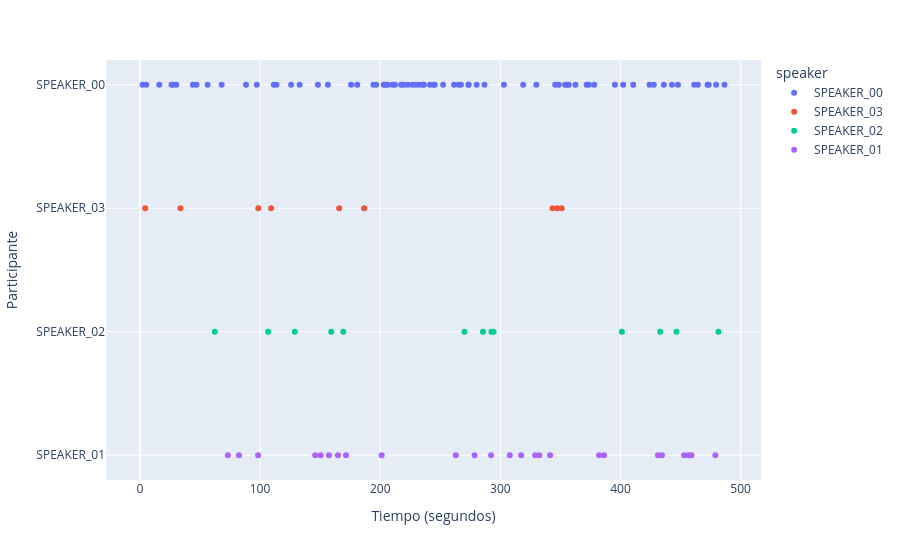

Notebook source saved alongside this figure:
### Markdown cell above
## Gráficos de resultados

### Code cell
import pandas as pd
import plotly.express as px

# Función para convertir "HH:MM:SS.SS" a segundos
def time_to_seconds(time_str):
    h, m, s = map(float, time_str.split(':'))
    return h * 3600 + m * 60 + s

# Extraer las intervenciones y convertir los tiempos
intervenciones = []
for segment in data['segments']:
    intervenciones.append({
        'speaker': segment['speaker'],
        'start_time': time_to_seconds(segment['start_time']),
        'end_time': time_to_seconds(segment['end_time']),
        'text': segment['text']
    })

# Convertir a DataFrame
df = pd.DataFrame(intervenciones)

# Crear un gráfico de dispersión (scatter plot) para las intervenciones
fig = px.scatter(df, x="start_time", y="speaker", color="speaker", hover_data=["text"])
fig.update_layout(xaxis_title="Tiempo (segundos)", yaxis_title="Participante")
fig.show()

### Figure 1 — Plotly figure (JSON) as saved in the notebook; plotly's stock layout.template omitted (floating-point values rounded to 4 significant figures)
{"data": [{"customdata": [[" ¿Quién la lee?"], ["La historia de usuario A. Yo como estudiante necesito ver mi horario semanal para conocer en qué horario y sala o laboratorio se dicta cada asignatura."], ["Entonces lo que tenemos que hacer es especificar cuál es la complejidad de esto y se lo podemos poner en un sprint de dos semanas."], ["Lo voy a leer de nuevo."], ["Yo como estudiante necesito ver mi horario semanal"], [" Para conocer en qué horario y sala o laboratorio se dicta cada asignatura."], ["Yo creo que lo primero que deberíamos hacer es modularizar y asignar tiempo."], ["Porque yo, por ejemplo, yo en Frontend tengo que hacer el calendario, tengo que hacer las vistas del calendario y tengo que hacer también por..."], [" estudiante las vistas de cada uno de sus horarios dependiendo de la información que hay en el paquete."], ["Claro, o sea no solamente tiene que ser funcional sino que además tiene que ser amigable."], ["Claro, primero tenés que definir las tablas para la base de datos, las relaciones, pero eso probablemente ya está hecho en este sistema, ¿no?"], ["No, porque está en desarrollo."], [" Hay que ingresar toda esa información."], ["Pero no pensemos en eso, sino que pensando en que tienen que definir más como todas las tablas, tienen que hacer las consultas de la base de datos para que yo las pueda acceder con el Max y poder tirarla a un front."], ["¿Cuánto les tomaría hacer eso?"], [" No pasar todo a base de datos, sino que crear la base de datos, considerando que cuando se inició el proceso, porque en esta historia de usuario no estamos pensando en quién va a ingresar los datos, los datos están, sino que en diseñar las funcionalidades y que puedan ver el calendario."], ["Sí, hay que diseñar las tablas específicas para eso."], ["Ya."], ["Claro. Y también la consulta tiene que ser por cada uno de..."], [" cuáles son las asignaturas que tiene cada usuario, la tabla de usuario tiene que estar relacionada con la asignatura, la asignatura tiene que estar relacionada con el profesor."], ["Además, cada asignatura tiene que tener un horario."], ["La pregunta es que tenemos que estimar acá si es que eso se puede hacer en dos semanas."], ["Sí, su lado, ¿cachai?"], ["Considerando que nosotros en Front,"], [" Vamos a poder también, tenemos que estimar cuánto nos tomaría hacer eso en dos semanas."], ["Si se puede hacer en dos semanas."], ["Entonces miren, voy a leer los tipos de resultados porque podemos tener como la misma base."], ["Muy sencillo, el problema está prácticamente resuelto."], ["El equipo puede desarrollar la historia de usuario en una fracción mínima de iteración."], ["Sencillo, el equipo puede desarrollar la historia de usuario sin problema en la iteración."], ["Al menos una historia singular podría agregarse a la iteración."], ["Medio, el equipo puede desarrollar la historia de usuario en la iteración."], ["Solo una historia de menor complejidad puede agregarse a la iteración."], [" Complicado."], ["El equipo puede desarrollar la historia de usuario en la iteración siempre y cuando no haya ningún inconveniente."], ["No pueden agregarse otras historias a la iteración."], ["Imposible."], ["El equipo no puede desarrollar la historia dentro de la iteración."], ["A mí desarrollar un calendario en front con esas consultas me tomaría fácil una semana hacerlo bien."], ["O media semana, una semana."], [" Claro, pero además tengo que trabajar con el Max."], ["Porque mientras yo voy desarrollando, él va a tener que ir haciendo que se vea bien."], ["Claro, si falla algo."], ["Si yo creo que, considerando que yo estimo muy mal, si yo creo que en una semana yo podría hacerlo... Tienes que dejarlo en cura."], ["Sí, entonces probablemente yo creo que se podría hacer en las dos semanas esta parte, front."], ["Pero podría solamente ponerse una historia de usuario sencilla más."], ["Pero es una nomás, entonces yo creo que... ¿Se definen varias funcionalidades?"], ["Porque además si van a tener que integrar, claro, al backend junto con las consultas específicas, probablemente vayan a necesitar varios tipos de consultas, tipo el usuario, por este usuario, cuáles son sus ramos, ¿cierto?"], ["Por este profesor, cuáles son sus ramos, ese tipo de cosas."], ["En una semana."], ["¿Tú decís que les complicaría hacer todo eso en dos semanas?"], ["Sí, yo creo que todo junto es complicado."], ["Todo junto."], ["Probablemente se podría meter otra historia de usuario en la iteración."], ["Sí, si está relacionada con este probablemente sería más fácil de desarrollar, pero una cuestión que fuese ajena o de otro módulo sería complejo de desarrollar."], ["Y probablemente..."], [" no podríamos desarrollarlo a la vez con otra de alta complejidad."], ["Eso considerando también como las habilidades que tenemos todavía al desarrollo."], ["Además, miren, en la arquitectura tenemos el front, después está el backend de Node.js."], [" Atrás del contenedor de inscripción hay un servicio de inscripción y hay una aplicación para inscribir asignaturas."], ["Me tinka a mí que nosotros no nos metemos ni en Inscription Service ni en Inscription App, porque son de inscripción y la historia de usuario solamente está pidiendo que mostremos cuando ya está inscrito."], ["Sí, solo necesita ver el horario semanal."], ["La inscripción está hecha, o sea, tenemos que asumir que ya está lista."], ["Y es, claro, hacer las puras consultas, considerando también las tablas y todo eso, pero probablemente serían como las puras consultas."], ["Yo creo que está entre medio y complicado."], ["Y también tiene que ver con el nivel que tenemos nosotros de velocidad al desarrollar, porque no soy tan rápido."], [" No la dividiría, o sea, yo creo que se puede hacer en las dos semanas."], ["Yo creo que medio, en el sentido de que se puede agregar otra historia de usuario para ese sprint de dos semanas de menor complejidad."], ["Se podría agregar la iteración."], ["O sea, podríamos hacer esta y una más fácil."], ["Sí, yo también creo que estoy de acuerdo con medio."], ["Super."]], "hovertemplate": "speaker=%{y}<br>start_time=%{x}<br>text=%{customdata[0]}<extra></extra>", "legendgroup": "SPEAKER_00", "marker": {"color": "#636efa", "symbol": "circle"}, "mode": "markers", "name": "SPEAKER_00", "orientation": "h", "showlegend": true, "type": "scatter", "x": [2.16, 5.29, 16.1, 26.3, 27.48, 30.26, 44.11, 47.11, 56.34, 68.03, 88.29, 97.29, 111.4, 113.7, 125.8, 132.9, 148.2, 156.4, 175.8, 180.9, 194.4, 196.6, 203.0, 204.2, 206.2, 210.2, 212.2, 217.4, 219.7, 223.0, 226.9, 229.6, 232.6, 235.7, 236.3, 241.5, 244.5, 245.4, 252.4, 261.5, 265.3, 267.2, 273.5, 273.5, 280.2, 286.8, 303.0, 319.0, 329.9, 345.7, 348.6, 353.9, 355.7, 356.9, 362.5, 371.8, 373.7, 378.1, 395.4, 402.2, 410.6, 424.1, 427.7, 436.0, 442.8, 447.8, 461.3, 464.4, 472.4, 473.4, 479.6, 486.5], "xaxis": "x", "y": ["SPEAKER_00", "SPEAKER_00", "SPEAKER_00", "SPEAKER_00", "SPEAKER_00", "SPEAKER_00", "SPEAKER_00", "SPEAKER_00", "SPEAKER_00", "SPEAKER_00", "SPEAKER_00", "SPEAKER_00", "SPEAKER_00", "SPEAKER_00", "SPEAKER_00", "SPEAKER_00", "SPEAKER_00", "SPEAKER_00", "SPEAKER_00", "SPEAKER_00", "SPEAKER_00", "SPEAKER_00", "SPEAKER_00", "SPEAKER_00", "SPEAKER_00", "SPEAKER_00", "SPEAKER_00", "SPEAKER_00", "SPEAKER_00", "SPEAKER_00", "SPEAKER_00", "SPEAKER_00", "SPEAKER_00", "SPEAKER_00", "SPEAKER_00", "SPEAKER_00", "SPEAKER_00", "SPEAKER_00", "SPEAKER_00", "SPEAKER_00", "SPEAKER_00", "SPEAKER_00", "SPEAKER_00", "SPEAKER_00", "SPEAKER_00", "SPEAKER_00", "SPEAKER_00", "SPEAKER_00", "SPEAKER_00", "SPEAKER_00", "SPEAKER_00", "SPEAKER_00", "SPEAKER_00", "SPEAKER_00", "SPEAKER_00", "SPEAKER_00", "SPEAKER_00", "SPEAKER_00", "SPEAKER_00", "SPEAKER_00", "SPEAKER_00", "SPEAKER_00", "SPEAKER_00", "SPEAKER_00", "SPEAKER_00", "SPEAKER_00", "SPEAKER_00", "SPEAKER_00", "SPEAKER_00", "SPEAKER_00", "SPEAKER_00", "SPEAKER_00"], "yaxis": "y"}, {"customdata": [["Tú."], ["Entonces, el contenedor de servicios de asignaturas tiene que tener la información de la sala de clase."], ["Pero igual el tema de la sala es... Tienen un Excel y cada carrera..."], ["Sí, pero se hace manual por carrera."], ["Pero se le va a agregar un campo que es la sala."], ["El profesor ya está con la asignatura, o sea, el profesor."], ["Entonces, ¿en qué semana es cumplido?"], [" En dos semanas es complicado."], ["O sea, todo po, mas lo tuyo."]], "hovertemplate": "speaker=%{y}<br>start_time=%{x}<br>text=%{customdata[0]}<extra></extra>", "legendgroup": "SPEAKER_03", "marker": {"color": "#EF553B", "symbol": "circle"}, "mode": "markers", "name": "SPEAKER_03", "orientation": "h", "showlegend": true, "type": "scatter", "x": [4.37, 33.77, 98.56, 109.2, 165.8, 186.6, 343.4, 347.5, 351.1], "xaxis": "x", "y": ["SPEAKER_03", "SPEAKER_03", "SPEAKER_03", "SPEAKER_03", "SPEAKER_03", "SPEAKER_03", "SPEAKER_03", "SPEAKER_03", "SPEAKER_03"], "yaxis": "y"}, {"customdata": [["Yo creo que ver si es agradable para el público y que sea funcional como la mayoría."], ["La sala se asigna antes."], ["Pasar todo a base de datos sería..."], ["Y ese ramo tiene hacinado una sala, eso ya tiene relacionado al tirón."], ["Se le va a agregar el campo que se haya asignado..."], ["Y testeándolo si... Claro, si falla algo."], ["Sin ningún conveniente."], ["Hacer como una historia..."], [" dividida o no, como que hay usuarios que son una mezcla de todas y eso es mucho más pedo."], ["¿La consultas?"], ["Sería como hacer las consultas."], ["Yo creo que medio."], ["¿Estamos todos de acuerdo?"]], "hovertemplate": "speaker=%{y}<br>start_time=%{x}<br>text=%{customdata[0]}<extra></extra>", "legendgroup": "SPEAKER_02", "marker": {"color": "#00cc96", "symbol": "circle"}, "mode": "markers", "name": "SPEAKER_02", "orientation": "h", "showlegend": true, "type": "scatter", "x": [62.34, 106.8, 128.9, 159.2, 169.3, 270.1, 285.6, 292.6, 294.4, 401.1, 433.1, 446.6, 481.5], "xaxis": "x", "y": ["SPEAKER_02", "SPEAKER_02", "SPEAKER_02", "SPEAKER_02", "SPEAKER_02", "SPEAKER_02", "SPEAKER_02", "SPEAKER_02", "SPEAKER_02", "SPEAKER_02", "SPEAKER_02", "SPEAKER_02", "SPEAKER_02"], "yaxis": "y"}, {"customdata": [["Yo básicamente tengo que registrar que el horario semanal se vaya actualizando constantemente y que este tenga persistencia a lo largo del tiempo."], [" va a ser una base de datos bien grande porque el horario semanal de todos los estudiantes de la universidad es increíblemente grande."], ["Exacto."], ["Claro, pero igual hay que diseñar la base de datos si no está diseñado."], ["Entonces, primeramente necesitáis el usuario, primeramente todos sus datos."], [" todos los ramos, todos los ramos que se tengan."], ["Con un profesor sobre todo."], ["Pero también te necesita que sé qué profesor va a ser."], ["En dos semanas."], ["Y tú te conectás directamente con la Araceli, así que"], ["Tienes que dejarle holgura."], ["Ya."], ["Yo creo en modelar la base de datos, hablando de abstraerse, hacer las tablas, modelo relacional y a pasarlo a"], [" A integrarlo al backend."], ["Exacto."], ["Yo creo que unos cuatro días saldría eso, porque es más largo, diría yo, desarrollarlo y conectarlo con el backend."], ["Pero es más corto."], ["Y también tenemos que ver por si se alarga el proyecto."], ["Puede que haya, no sé, cualquier problema básico puede pasar y eso ya te le tienes que sumar dos días por lo menos de que algo sucedió."], [" Eso sería conectar con otro módulo."], ["Sí, hacer las puras consultas."], ["Yo también  ía y le pongo medio."], ["Dividiría esa historia."], ["En más sprints."], ["¿Medio entonces?"]], "hovertemplate": "speaker=%{y}<br>start_time=%{x}<br>text=%{customdata[0]}<extra></extra>", "legendgroup": "SPEAKER_01", "marker": {"color": "#ab63fa", "symbol": "circle"}, "mode": "markers", "name": "SPEAKER_01", "orientation": "h", "showlegend": true, "type": "scatter", "x": [73.17, 82.43, 98.37, 145.9, 150.5, 157.4, 164.8, 171.5, 201.2, 262.9, 278.5, 292.3, 307.9, 317.3, 329, 332.4, 341.4, 382.2, 386.3, 431.2, 434.5, 452.9, 456.5, 459.1, 478.9], "xaxis": "x", "y": ["SPEAKER_01", "SPEAKER_01", "SPEAKER_01", "SPEAKER_01", "SPEAKER_01", "SPEAKER_01", "SPEAKER_01", "SPEAKER_01", "SPEAKER_01", "SPEAKER_01", "SPEAKER_01", "SPEAKER_01", "SPEAKER_01", "SPEAKER_01", "SPEAKER_01", "SPEAKER_01", "SPEAKER_01", "SPEAKER_01", "SPEAKER_01", "SPEAKER_01", "SPEAKER_01", "SPEAKER_01", "SPEAKER_01", "SPEAKER_01", "SPEAKER_01"], "yaxis": "y"}], "layout": {"legend": {"title": {"text": "speaker"}, "tracegroupgap": 0}, "margin": {"t": 60}, "xaxis": {"anchor": "y", "domain": [0, 1], "title": {"text": "Tiempo (segundos)"}}, "yaxis": {"anchor": "x", "categoryarray": ["SPEAKER_01", "SPEAKER_02", "SPEAKER_03", "SPEAKER_00"], "categoryorder": "array", "domain": [0, 1], "title": {"text": "Participante"}}}}
